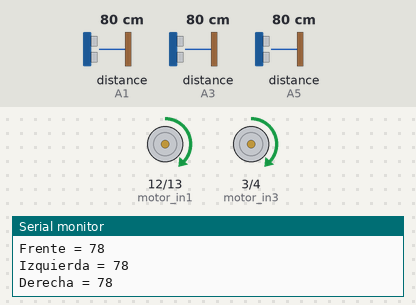
Recording of a sketch running on a simulated Arduino Uno, built with avr-gcc and run on an emulated ATmega328P. On the bench: motor-driver pin pairs drawn as motors (green arrow = first pin HIGH = forward, orange = second pin HIGH = backward, longer = more drive, scaled by the enable pin), the last lines printed to the serial monitor. Wiring (inferred from the names in the program): 3 × ultrasonic range finder: trigger A0, echo A1 / trigger A2, echo A3 / trigger A4, echo A5. The inputs (shaded band) are chosen by the test bench; at power-on: distance to the obstacle (sensors on A1, A3, A5) 80 cm. The echo pulse lasts 58.3 µs per cm.

Above: at 3.8 s.
3.9 s: distance to the obstacle (sensor on A1) set to 35 cm
7.9 s: distance to the obstacle (sensor on A1) set to 29 cm
At 10.4 s:
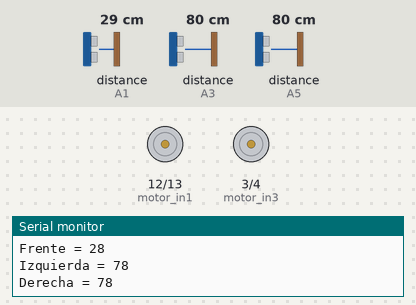
14.9 s: distance to the obstacle (sensor on A1) set to 60 cm
At 19.1 s:
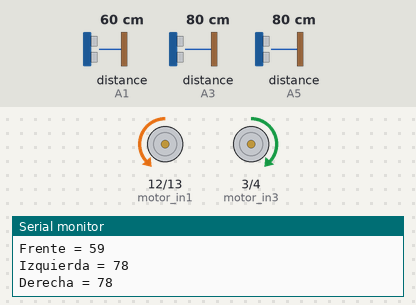
22.8 s: distance to the obstacle (sensor on A3) set to 34 cm
26.8 s: distance to the obstacle (sensor on A3) set to 27 cm
30.8 s: distance to the obstacle (sensor on A3) set to 35 cm
At 34.4 s:
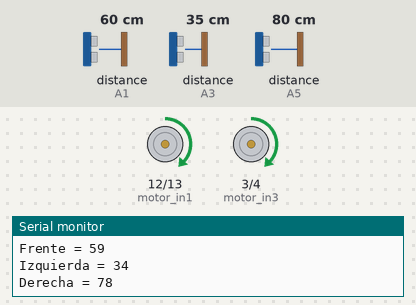
Timing chart, 0 to 39.5 s (numbered marks = the images above; inputs shaded):
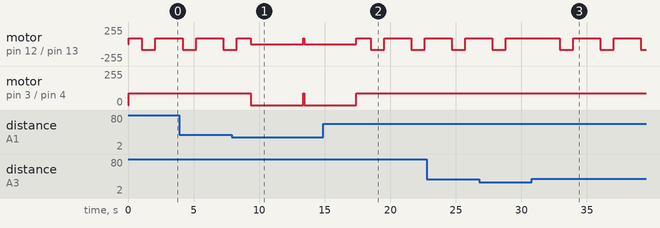

Measured:
- the behaviour switches between 32 and 31 cm on distance to the obstacle (sensor on A1) (found by bisection; images 0 and 1)
- after the input at 7.9 s, motor on pin 3 (motor_in3) / pin 4 (motor_in4): forward 88/255 → stopped after 1.4 s, → forward 88/255 4.0 s later, → stopped 0.07 s later
- after the input at 14.9 s, motor on pin 3 (motor_in3) / pin 4 (motor_in4): goes on until 17.4 s, then stays forward 88/255
- after the input at 30.8 s, motor on pin 12 (motor_in1) / pin 13 (motor_in2): alternates forward 88/255 for 2.1 s and backward 88/255 for 1.0 s, starting after 2.1 s

The sketch:

CODIGO_PRUEBA_1.ino
```cpp
int motor_ena = 11;
int motor_in1 = 12;
int motor_in2 = 13;

int motor_enb = 5;
int motor_in4 = 4;
int motor_in3 = 3;

int trigger_fre = A0;
int echo_fre = A1;

int trigger_izq = A2;
int echo_izq = A3;

int trigger_der = A4;
int echo_der = A5;


void setup()
{
  pinMode(motor_in1, OUTPUT);         //MOTORES IZQUIERDA ADELANTE
  pinMode(motor_in2, OUTPUT);         //MOTORES IZQUIERDA ATRAS
  pinMode(motor_ena, OUTPUT);         //CONTROL PWM

  pinMode(motor_in3, OUTPUT);         //MOTORES DERECHA ADELANTE
  pinMode(motor_in4, OUTPUT);         //MOTORES DERECHA ATRAS
  pinMode(motor_enb, OUTPUT);         //CONTROL PWM

  pinMode(trigger_fre,OUTPUT);
  pinMode(echo_fre, INPUT);

  pinMode(trigger_izq,OUTPUT);
  pinMode(echo_izq, INPUT);

  pinMode(trigger_der,OUTPUT);
  pinMode(echo_der, INPUT);

  analogWrite(motor_ena, 88);
  analogWrite(motor_enb, 88);
}

void loop()
{
  Serial.begin(9600);
  long duracion_fre, distancia_fre, duracion_izq, distancia_izq, duracion_der, distancia_der;

  //Calcular distancia con ultrasonicos

  digitalWrite(trigger_fre, LOW);
  delayMicroseconds(2);
  digitalWrite(trigger_fre, HIGH);
  delayMicroseconds(10);
  digitalWrite(trigger_fre, LOW);
  duracion_fre = pulseIn(echo_fre, HIGH);
  distancia_fre = duracion_fre*0.034/2;

  digitalWrite(trigger_izq, LOW);
  delayMicroseconds(2);
  digitalWrite(trigger_izq, HIGH);
  delayMicroseconds(10);
  digitalWrite(trigger_izq, LOW);
  duracion_izq = pulseIn(echo_izq, HIGH);
  distancia_izq = duracion_izq*0.034/2;

  digitalWrite(trigger_der, LOW);
  delayMicroseconds(2);
  digitalWrite(trigger_der, HIGH);
  delayMicroseconds(10);
  digitalWrite(trigger_der, LOW);
  duracion_der = pulseIn(echo_der, HIGH);
  distancia_der = duracion_der*0.034/2;

  Serial.print("Frente = ");
  Serial.println(distancia_fre);
  Serial.print("Izquierda = ");
  Serial.println(distancia_izq);
  Serial.print("Derecha = ");
  Serial.println(distancia_der);
  delay(50);

  if (distancia_fre >30)                                    //SI LA DISTANCIA DEL SENSOR DE ENFRENTE ES MAYOR A 20 EL CARRO AVANZA
  {
    adelante();

    if(distancia_izq >10 && distancia_izq <30)              //SI LA DISTANCIA DEL SENSOR IZQUIERDA ES MAYOR A 10 Y LA DISTANCIA DEL SENSOR IZQUIERDA ES MENOR A 20 EL CARRO AVANZA
    {
      adelante();
    }
      if(distancia_izq >=30)                                //SI LA DISTANCIA DEL SENSOR IZQUIERDA ES MAYOR O IGUAL A 20 EL CARRO GIRA A LA IZQUIERDA Y AVANZA
      {
        izquierda();
        delay(30);
        adelante();
      }
        if(distancia_izq <10 && distancia_izq >0)           //SI LA DISTANCIA DEL SENSOR IZQUIERDA ES MENOR A 10 Y LA DISTANCIA DEL SENSOR IZQUIERDA ES MAYOR A 0 EL CARRO GIRA A LA DERECHA Y AVANZA
        {
          derecho();
          delay(30);
          adelante();
        }
  }
           if(distancia_fre <=30 && distancia_der >30)      //SI LA DISTANCIA DEL SENSOR DE ENFRENTE ES MENOR O IGUAL A 20 Y LA DISTANCIA DEL SENSOR DERECHA ES MAYOR A 20 EL CARRO PARA Y GIRA A LA DERECHA
           {
            alto();
            delay(1000);
            derecho();
            //delay(400);
           }
             if(distancia_fre <=30 && distancia_der <30)    //SI LA DISTANCIA DEL SENSOR DE ENFRENTE ES MENOR O IGUAL A 20 Y LA DISTANCIA DEL SENSOR DERECHA ES MENOR A 20 EL CARRO PARA Y GIRA A LA DERECHA
             {
              alto();
              delay(1000);
              derecho();
              //delay(800);
             }

}


void adelante()                 //ACTIVAR MOTORES PARA QUE AVANCE
{
  digitalWrite(motor_in1,1);
  digitalWrite(motor_in2,0);
  digitalWrite(motor_in3,1);
  digitalWrite(motor_in4,0);
  delay(1000);
}

void derecho()                  //ACTIVAR GIRO A LA DERECHA
{
  digitalWrite(motor_in1,HIGH);
  digitalWrite(motor_in2,LOW);
  digitalWrite(motor_in3,HIGH);
  digitalWrite(motor_in4,LOW);
  delay(10);
}

void izquierda()                //ACTIVAR GIRO A LA IZQUIERDA
{
  digitalWrite(motor_in1,LOW);
  digitalWrite(motor_in2,HIGH);
  digitalWrite(motor_in3,HIGH);
  digitalWrite(motor_in4,LOW);
  delay(1000);
}

void alto()                     //DETENER GIRO DE MOTORES
{
  digitalWrite(motor_in1,LOW);
  digitalWrite(motor_in2,LOW);
  digitalWrite(motor_in3,LOW);
  digitalWrite(motor_in4,LOW);
  delay(3000);
}
```
